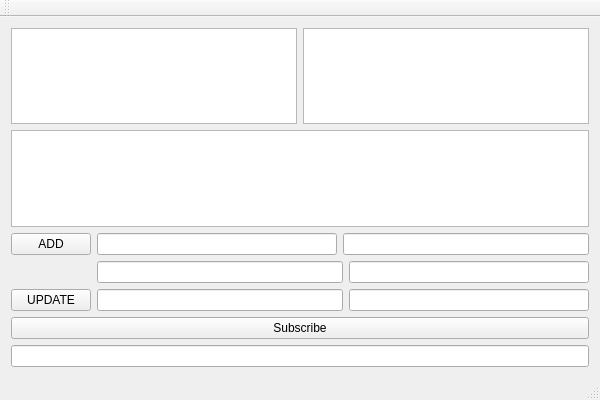
<?xml version="1.0" encoding="UTF-8"?>
<ui version="4.0">
 <class>GUIClass</class>
 <widget class="QMainWindow" name="GUIClass">
  <property name="geometry">
   <rect>
    <x>0</x>
    <y>0</y>
    <width>600</width>
    <height>400</height>
   </rect>
  </property>
  <property name="windowTitle">
   <string>GUI</string>
  </property>
  <widget class="QWidget" name="centralWidget">
   <layout class="QVBoxLayout" name="verticalLayout">
    <item>
     <layout class="QHBoxLayout" name="horizontalLayout">
      <item>
       <widget class="QListWidget" name="feedListWidget"/>
      </item>
      <item>
       <widget class="QListWidget" name="postsListWidget"/>
      </item>
     </layout>
    </item>
    <item>
     <widget class="QListWidget" name="topicListWidget"/>
    </item>
    <item>
     <layout class="QGridLayout" name="gridLayout">
      <item row="0" column="0">
       <widget class="QPushButton" name="addButton">
        <property name="text">
         <string>ADD</string>
        </property>
       </widget>
      </item>
      <item row="0" column="1">
       <widget class="QLineEdit" name="idLineEdit"/>
      </item>
      <item row="0" column="2" colspan="2">
       <widget class="QLineEdit" name="textLineEdit"/>
      </item>
      <item row="1" column="1" colspan="2">
       <widget class="QLineEdit" name="timeLineEdit"/>
      </item>
      <item row="1" column="3">
       <widget class="QLineEdit" name="userLineEdit"/>
      </item>
      <item row="2" column="0">
       <widget class="QPushButton" name="updateButton">
        <property name="text">
         <string>UPDATE</string>
        </property>
       </widget>
      </item>
      <item row="2" column="1" colspan="2">
       <widget class="QLineEdit" name="oldLineEdit"/>
      </item>
      <item row="2" column="3">
       <widget class="QLineEdit" name="newLineEdit"/>
      </item>
     </layout>
    </item>
    <item>
     <widget class="QPushButton" name="subscribeButton">
      <property name="text">
       <string>Subscribe</string>
      </property>
     </widget>
    </item>
    <item>
     <widget class="QLineEdit" name="subscribeLineEdit"/>
    </item>
   </layout>
  </widget>
  <widget class="QMenuBar" name="menuBar">
   <property name="geometry">
    <rect>
     <x>0</x>
     <y>0</y>
     <width>600</width>
     <height>22</height>
    </rect>
   </property>
  </widget>
  <widget class="QToolBar" name="mainToolBar">
   <attribute name="toolBarArea">
    <enum>TopToolBarArea</enum>
   </attribute>
   <attribute name="toolBarBreak">
    <bool>false</bool>
   </attribute>
  </widget>
  <widget class="QStatusBar" name="statusBar"/>
 </widget>
 <layoutdefault spacing="6" margin="11"/>
 <resources>
  <include location="GUI.qrc"/>
 </resources>
 <connections/>
</ui>
